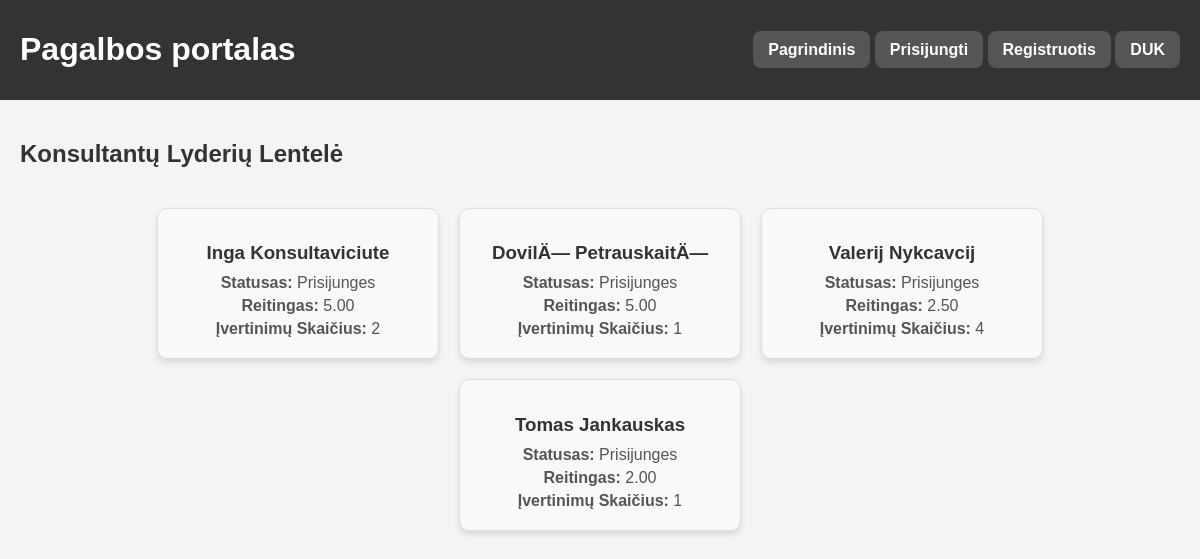
The page /leaderboard.php on the database its author committed.
### tables this page shows
CREATE TABLE `Consultant` (
  `ConsultantID` int(10) UNSIGNED NOT NULL,
  `UserID` int(10) UNSIGNED NOT NULL,
  `Name` varchar(100) NOT NULL,
  `Rating` float UNSIGNED DEFAULT '0',
  `Status` enum('Prisijunges','Uzimtas','Atsijunges') NOT NULL,
  `RatingCount` int(11) NOT NULL DEFAULT '0'
);

### leaderboard.php (the view, shortened to what this page needs)
<?php
include 'includes/db.php';
include 'includes/header.php';
$stmt = $pdo->query("
    SELECT Name, Rating, RatingCount, Status
    FROM Consultant
    WHERE RatingCount > 0
    ORDER BY Rating DESC, RatingCount DESC
    LIMIT 10
");
$consultants = $stmt->fetchAll();
?>
<!DOCTYPE html>
<html lang="lt">
<head>
    <link rel="stylesheet" href="styles.css">
</head>
<body>
<main>
    <h2>Konsultantų Lyderių Lentelė</h2>
    <?php if ($consultants): ?>
        <div class="leaderboard-container">
            <?php foreach ($consultants as $consultant): ?>
                <div class="consultant-card">
                    <h3><?= htmlspecialchars($consultant['Name']) ?></h3>
                    <p><strong>Statusas:</strong> <?= htmlspecialchars($consultant['Status']) ?></p>
                    <p><strong>Reitingas:</strong> <?= number_format($consultant['Rating'], 2) ?></p>
                    <p><strong>Įvertinimų Skaičius:</strong> <?= htmlspecialchars($consultant['RatingCount']) ?></p>
                </div>
            <?php endforeach; ?>
        </div>
    <?php else: ?>
        <p>Kol kas nėra įvertintų konsultantų.</p>
    <?php endif; ?>
</main>
</body>
</html>

### styles.css (style rules this page uses)
body, html { margin: 0; padding: 0; height: 100%; font-family: Arial, sans-serif; display: flex; flex-direction: column; }
body { background-color: #f4f4f4; display: flex; flex-direction: column; min-height: 100vh; }
h2, h3, h4 { color: #333; }
main { flex: 1; padding: 20px; box-sizing: border-box; overflow-y: auto; width: 100%; max-width: 1600px; margin: 0 auto; }

### leaderboard.php (style rules this page uses)
.leaderboard-container { display: flex; flex-wrap: wrap; justify-content: center; gap: 20px; padding: 20px; }
.consultant-card { background-color: #f9f9f9; border: 1px solid #ddd; border-radius: 10px; box-shadow: 0 4px 6px rgba(0, 0, 0, 0.1); padding: 15px; text-align: center; width: 250px; }
.consultant-card h3 { margin-bottom: 10px; color: #333; }
.consultant-card p { margin: 5px 0; color: #555; }

### rows shown on the page
consultant: Name "Inga Konsultaviciute", Status "Prisijunges", Rating "5.00", RatingCount "2"
consultant: Name "DovilÄ— PetrauskaitÄ—", Status "Prisijunges", Rating "5.00", RatingCount "1"
consultant: Name "Valerij Nykcavcij", Status "Prisijunges", Rating "2.50", RatingCount "4"
consultant: Name "Tomas Jankauskas", Status "Prisijunges", Rating "2.00", RatingCount "1"
